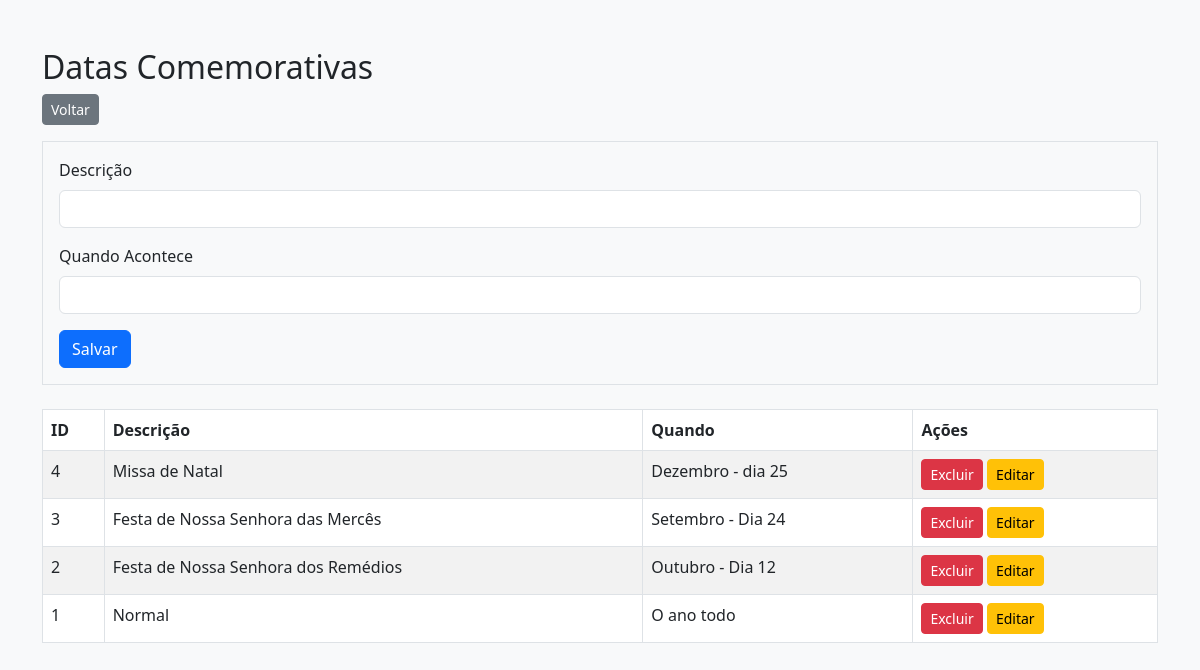
Page /admin/datacomemorativa.php on the committed database.
### tables this page shows
CREATE TABLE IF NOT EXISTS `tbdatacomemorativa` (
  `idDataComemorativa` int(11) NOT NULL AUTO_INCREMENT,
  `DescComemoracao` varchar(200) NOT NULL,
  `QuandoAcontece` varchar(200) NOT NULL,
  `MesDia` varchar(5) DEFAULT NULL,
  PRIMARY KEY (`idDataComemorativa`)
);

### admin/datacomemorativa.php (the view, shortened to what this page needs)
<?php include_once('../conexao.php'); ?>
<!DOCTYPE html>
<html lang="pt-br">
<head>
    <link href="https://cdn.jsdelivr.net/npm/bootstrap@5.3.0/dist/css/bootstrap.min.css" rel="stylesheet">
</head>
<body class="bg-light">
<div class="container mt-5">
    <h2>Datas Comemorativas</h2>
    <a href="index.php" class="btn btn-secondary btn-sm mb-3">Voltar</a>
    <form method="post" class="border p-3 mb-4">
        <div class="mb-3">
            <label class="form-label">Descrição</label>
            <input type="text" name="DescComemoracao" class="form-control" required>
        </div>
        <div class="mb-3">
            <label class="form-label">Quando Acontece</label>
            <input type="text" name="QuandoAcontece" class="form-control" required>
        </div>
        <button type="submit" name="inserir" class="btn btn-primary">Salvar</button>
    </form>
    <table class="table table-bordered table-striped">
        <thead><tr><th>ID</th><th>Descrição</th><th>Quando</th><th>Ações</th></tr></thead>
        <tbody>
        <?php
        $res = $conn->query("SELECT * FROM tbdatacomemorativa ORDER BY idDataComemorativa DESC");
        while ($row = $res->fetch_assoc()):
        ?>
        <tr>
            <td><?= $row['idDataComemorativa'] ?></td>
            <td><?= $row['DescComemoracao'] ?></td>
            <td><?= $row['QuandoAcontece'] ?></td>
            <td>
                <a href="?excluir=<?= $row['idDataComemorativa'] ?>" class="btn btn-sm btn-danger" onclick="return confirm('Excluir esta data?')">Excluir</a>
                <a href="datacomemorativa_editar.php?id=<?= $row['idDataComemorativa'] ?>" class="btn btn-sm btn-warning">Editar</a>
            </td>
        </tr>
        <?php endwhile; ?>
        </tbody>
    </table>
</div>
</body>
</html>

### rows in the picture
tbdatacomemorativa: idDataComemorativa "4", DescComemoracao "Missa de Natal", QuandoAcontece "Dezembro - dia 25"
tbdatacomemorativa: idDataComemorativa "3", DescComemoracao "Festa de Nossa Senhora das Mercês", QuandoAcontece "Setembro - Dia 24"
tbdatacomemorativa: idDataComemorativa "2", DescComemoracao "Festa de Nossa Senhora dos Remédios", QuandoAcontece "Outubro - Dia 12"
tbdatacomemorativa: idDataComemorativa "1", DescComemoracao "Normal", QuandoAcontece "O ano todo"
